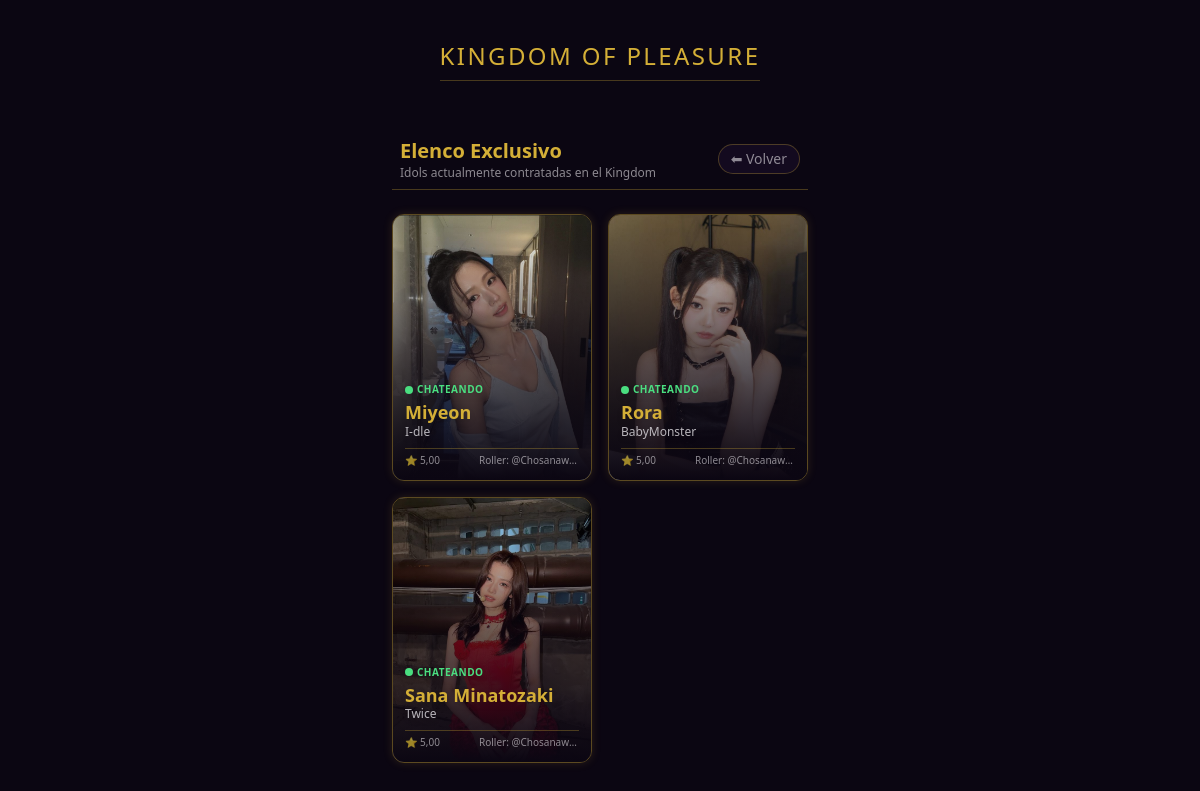
The page /idols/gallery/ on the database as committed earlier.
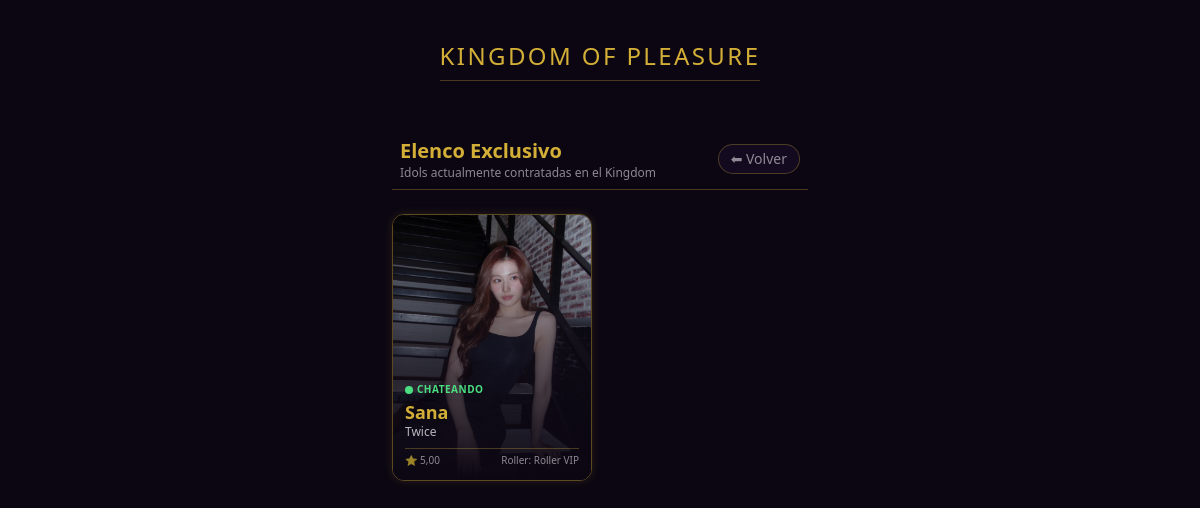
The same page on the database as committed later.
### idols/models.py (models this page shows, shortened)
class IdolProfile(models.Model):
    STATUS_CHOICES = [
        ('online', '🟢 Chateando en Telegram'),
        ('antojos', '🔥 Sesión de Antojos'),
        ('offline', '🌙 Descansando'),
    ]
    telegram_user_id = models.BigIntegerField(db_index=True)
    owner_username = models.CharField("Usuario de Telegram", max_length=100, blank=True, null=True)
    stage_name = models.CharField("Nombre Artístico", max_length=100)
    group = models.CharField("Grupo/Solista", max_length=100, blank=True, null=True)
    bio = models.TextField("Biografía / Presentación", max_length=500)
    status = models.CharField("Estado Actual", max_length=10, choices=STATUS_CHOICES, default='online')
    photo = models.ImageField("Foto de Perfil", upload_to='idols_photos/', blank=True, null=True)
    services_done = models.IntegerField("Servicios Realizados", default=0)
    rating = models.DecimalField("Calificación Promedio", max_digits=3, decimal_places=2, default=5.00)
    created_at = models.DateTimeField(auto_now_add=True)
    updated_at = models.DateTimeField(auto_now=True)
    class Meta:
        verbose_name = "Perfil de Idol"
        verbose_name_plural = "Perfiles de Idols"
        ordering = ['-created_at']

### idols/views.py (the view)
# urls.py: path('gallery/', views.idol_gallery, name='gallery'),
def idol_gallery(request):
    all_idols = IdolProfile.objects.all().order_by('stage_name')
    print("Idols en la base de datos:", all_idols.count()) # <- Añade esto
    return render(request, 'idols/gallery.html', {'all_idols': all_idols})

### templates/idols/gallery.html (shortened to what this page needs)
{% extends 'base.html' %}
{% block content %}
<div class="p-4 mt-4 flex flex-col gap-4 mx-auto w-full max-w-md">
    <div class="flex justify-between items-center mb-2 px-2 border-b border-vip-gold/30 pb-2">
        <div>
            <h2 class="text-xl font-semibold text-vip-gold">Elenco Exclusivo</h2>
            <p class="text-xs text-vip-text/60">Idols actualmente contratadas en el Kingdom</p>
        </div>
        <a href="/" class="text-sm text-vip-text/60 hover:text-vip-text bg-vip-panel px-3 py-1 rounded-full border border-vip-gold/30">⬅ Volver</a>
    </div>
    <div class="grid grid-cols-2 gap-4">
        {% for idol in all_idols %}
            <div onclick="goToDetail('{{ idol.id }}')" class="relative rounded-xl overflow-hidden border border-vip-gold/40 shadow-[0_0_10px_rgba(212,175,55,0.15)] aspect-[3/4] group cursor-pointer hover:border-vip-gold transition-all">
                {% if idol.photo %}
                    <img src="{{ idol.photo.url }}" alt="{{ idol.stage_name }}" class="w-full h-full object-cover">
                {% else %}
                    <div class="w-full h-full bg-vip-panel flex items-center justify-center">
                        <span class="text-vip-gold/50 text-4xl">🎭</span>
                    </div>
                {% endif %}
                <div class="absolute inset-0 bg-gradient-to-t from-[#0B0612] via-[#0B0612]/60 to-transparent"></div>
                <div class="absolute bottom-0 left-0 w-full p-3 flex flex-col">
                   {% if idol.status == 'online' %}
                        <span class="inline-flex items-center gap-1 text-[10px] font-bold text-green-400 uppercase tracking-wider mb-1 drop-shadow-md">
                            <span class="w-2 h-2 rounded-full bg-green-400 animate-pulse"></span> Chateando
                        </span>
                    {% elif idol.status == 'antojos' %}
                        <span class="inline-flex items-center gap-1 text-[10px] font-bold text-purple-400 uppercase tracking-wider mb-1 drop-shadow-md">
                            🔥 Antojos
                        </span>
                    {% else %}
                        <span class="inline-flex items-center gap-1 text-[10px] font-bold text-gray-400 uppercase tracking-wider mb-1 drop-shadow-md">
                            🌙 Descansando
                        </span>
                    {% endif %}
                    <h3 class="font-bold text-vip-gold text-lg leading-tight truncate drop-shadow-md">{{ idol.stage_name }}</h3>
                    <p class="text-xs text-vip-text/80 truncate drop-shadow-md">{{ idol.group|default:"Solista" }}</p>
                    <div class="mt-2 flex justify-between items-center text-[10px] text-vip-text/60 border-t border-vip-gold/30 pt-1">
                        <span>⭐ {{ idol.rating }}</span>
                        <span class="truncate max-w-[100px] text-right">Roller: {{ idol.owner_username|default:"Anónimo" }}</span>
                    </div>
                </div>
            </div>
        {% empty %}
            <div class="col-span-2 text-center py-10 text-vip-text/50 text-sm">
                Aún no hay ninguna Idol registrada en el Kingdom.
            </div>
        {% endfor %}
    </div>
</div>
{% endblock %}

Rows that differ between the two databases and show on the page:
removed IdolProfile: photo (picture), status "online" (drawn), stage_name "Miyeon", group "I-dle", rating "5,00", owner_username "@Chosanaw…"
removed IdolProfile: photo (picture), status "online" (drawn), stage_name "Rora", group "BabyMonster", rating "5,00", owner_username "@Chosanaw…"
removed IdolProfile: photo (picture), status "online" (drawn), stage_name "Sana Minatozaki", group "Twice", rating "5,00", owner_username "@Chosanaw…"
added IdolProfile: photo (picture), status "online" (drawn), stage_name "Sana", group "Twice", rating "5,00", owner_username "Roller VIP"
